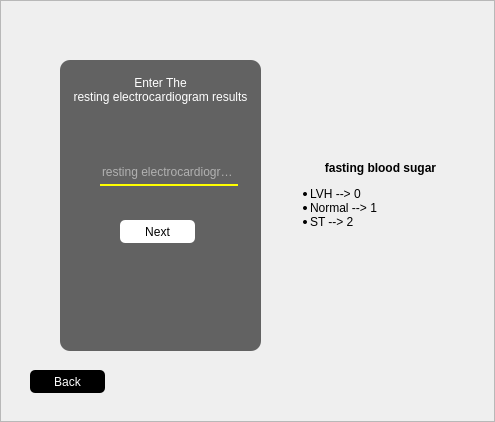
<?xml version="1.0" encoding="UTF-8"?>
<ui version="4.0">
 <class>Form</class>
 <widget class="QWidget" name="Form">
  <property name="geometry">
   <rect>
    <x>0</x>
    <y>0</y>
    <width>495</width>
    <height>422</height>
   </rect>
  </property>
  <property name="windowTitle">
   <string>Form</string>
  </property>
  <widget class="QFrame" name="frame">
   <property name="geometry">
    <rect>
     <x>0</x>
     <y>0</y>
     <width>495</width>
     <height>422</height>
    </rect>
   </property>
   <property name="frameShape">
    <enum>QFrame::StyledPanel</enum>
   </property>
   <property name="frameShadow">
    <enum>QFrame::Raised</enum>
   </property>
   <widget class="QLabel" name="label">
    <property name="geometry">
     <rect>
      <x>0</x>
      <y>0</y>
      <width>495</width>
      <height>422</height>
     </rect>
    </property>
    <property name="styleSheet">
     <string notr="true">background-image: url(Untitled.jpg);</string>
    </property>
    <property name="text">
     <string/>
    </property>
   </widget>
   <widget class="QLabel" name="label_2">
    <property name="geometry">
     <rect>
      <x>60</x>
      <y>60</y>
      <width>201</width>
      <height>291</height>
     </rect>
    </property>
    <property name="styleSheet">
     <string notr="true">background-color:rgb(0,0,0,150);
color: rgb(255, 255, 255);
border-radius:10px;</string>
    </property>
    <property name="text">
     <string/>
    </property>
   </widget>
   <widget class="QLabel" name="label_3">
    <property name="geometry">
     <rect>
      <x>70</x>
      <y>70</y>
      <width>181</width>
      <height>41</height>
     </rect>
    </property>
    <property name="styleSheet">
     <string notr="true">font: 75 9pt &quot;MS Shell Dlg 2&quot;;
color: rgb(255, 255, 255);</string>
    </property>
    <property name="text">
     <string>&lt;html&gt;&lt;head/&gt;&lt;body&gt;&lt;p align=&quot;center&quot;&gt;Enter The &lt;br/&gt;resting electrocardiogram results&lt;/p&gt;&lt;/body&gt;&lt;/html&gt;</string>
    </property>
   </widget>
   <widget class="QLineEdit" name="recg">
    <property name="geometry">
     <rect>
      <x>100</x>
      <y>160</y>
      <width>138</width>
      <height>26</height>
     </rect>
    </property>
    <property name="styleSheet">
     <string notr="true">color:rgb(255, 255, 255);
border:none;
background-color:rgb(0,0,0,0);
border-bottom:2px solid rgb(255, 255, 0);</string>
    </property>
    <property name="placeholderText">
     <string>resting electrocardiogram</string>
    </property>
   </widget>
   <widget class="QPushButton" name="next7">
    <property name="geometry">
     <rect>
      <x>120</x>
      <y>220</y>
      <width>75</width>
      <height>23</height>
     </rect>
    </property>
    <property name="styleSheet">
     <string notr="true">background-color:rgb(255,255,255,255);
border-radius:5px;</string>
    </property>
    <property name="text">
     <string>Next</string>
    </property>
   </widget>
   <widget class="QPushButton" name="back7">
    <property name="geometry">
     <rect>
      <x>30</x>
      <y>370</y>
      <width>75</width>
      <height>23</height>
     </rect>
    </property>
    <property name="styleSheet">
     <string notr="true">background-color:rgb(0,0,0);
border-radius:5px;
color:rgb(255,255,255,255);</string>
    </property>
    <property name="text">
     <string>Back</string>
    </property>
   </widget>
   <widget class="QLabel" name="label_4">
    <property name="geometry">
     <rect>
      <x>270</x>
      <y>130</y>
      <width>221</width>
      <height>131</height>
     </rect>
    </property>
    <property name="styleSheet">
     <string notr="true">background-image: url(df.jpg);
font: 75 9pt &quot;MS Shell Dlg 2&quot;;</string>
    </property>
    <property name="text">
     <string>&lt;html&gt;&lt;head/&gt;&lt;body&gt;&lt;p align=&quot;center&quot;&gt;&lt;span style=&quot; font-weight:600;&quot;&gt;fasting blood sugar&lt;/span&gt;&lt;/p&gt;&lt;ul style=&quot;margin-top: 0px; margin-bottom: 0px; margin-left: 0px; margin-right: 0px; -qt-list-indent: 1;&quot;&gt;&lt;li style=&quot; margin-top:12px; margin-bottom:0px; margin-left:0px; margin-right:0px; -qt-block-indent:0; text-indent:0px;&quot;&gt;LVH --&amp;gt; 0&lt;/li&gt;&lt;li style=&quot; margin-top:0px; margin-bottom:0px; margin-left:0px; margin-right:0px; -qt-block-indent:0; text-indent:0px;&quot;&gt;Normal --&amp;gt; 1&lt;/li&gt;&lt;li style=&quot; margin-top:0px; margin-bottom:0px; margin-left:0px; margin-right:0px; -qt-block-indent:0; text-indent:0px;&quot;&gt;&lt;li&gt;ST --&amp;gt; 2&lt;/li&gt;&lt;/ul&gt;&lt;/body&gt;&lt;/html&gt;</string>
    </property>
   </widget>
  </widget>
 </widget>
 <resources>
  <include location="res.qrc"/>
 </resources>
 <connections/>
</ui>
